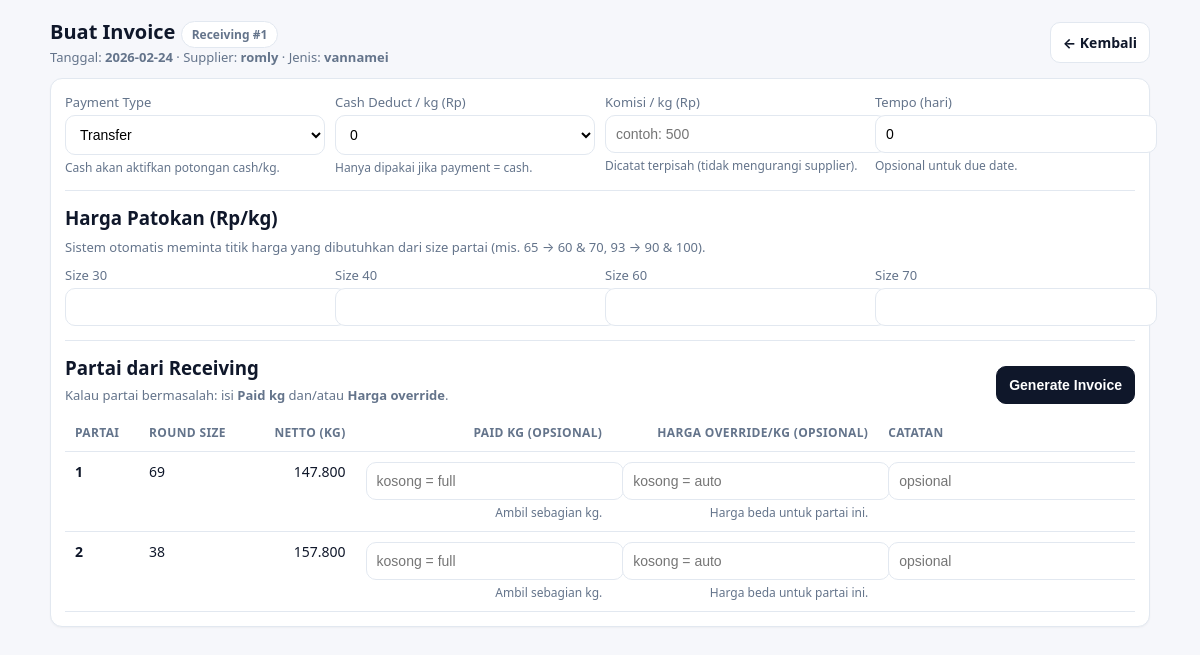
/new/1, run on an earlier commit of the app's database.
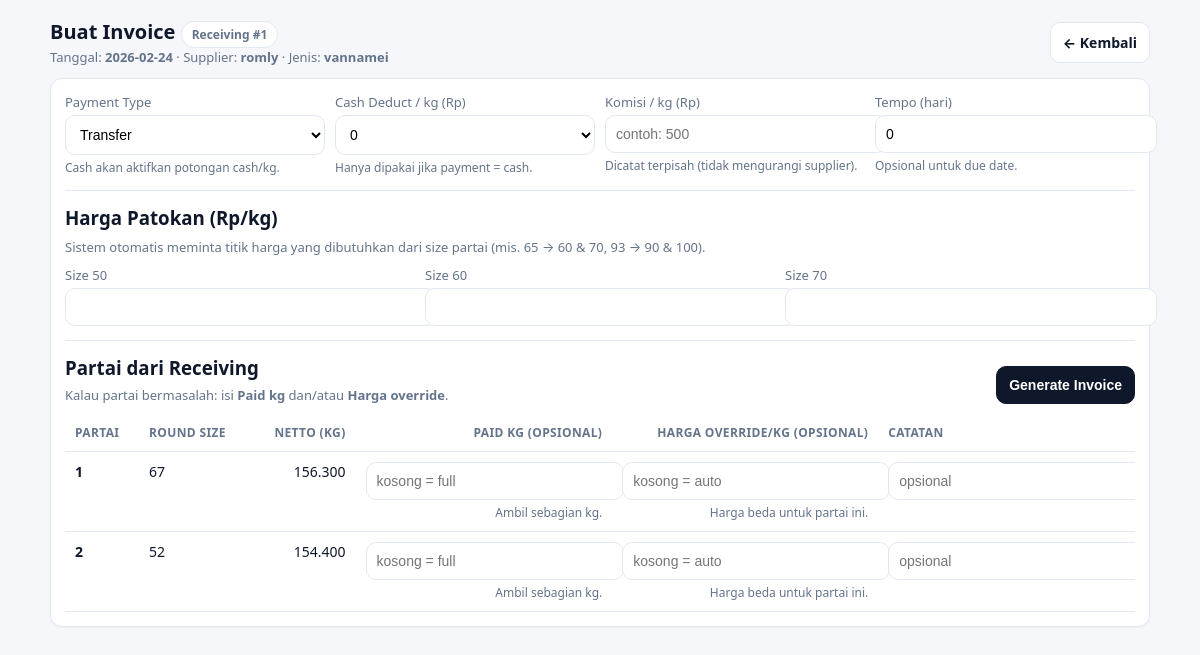
And on a later commit of the database.
### tables this page shows
CREATE TABLE receiving_item (
                id INTEGER PRIMARY KEY AUTOINCREMENT,
                header_id INTEGER NOT NULL,
                partai_no INTEGER NOT NULL,
            
                pcs INTEGER,
                kg_sample REAL,
            
                size REAL,
                round_size INTEGER,
            
                keranjang INTEGER,
                tara_per_keranjang REAL,
            
                bruto REAL,
                total_tara REAL,
                netto REAL,
            
                note TEXT,
                timbangan_json TEXT,
            
                kategori_kupasan TEXT,
                fiber REAL,
            
                FOREIGN KEY(header_id)
                    REFERENCES receiving_header(id)
                    ON DELETE CASCADE
            );

### invoice/routes.py (the view, shortened to what this page needs)
@invoice_bp.route("/new/<int:receiving_id>", methods=["GET", "POST"])
def invoice_new(receiving_id):
    header = repo.fetch_receiving_header(receiving_id)
    if not header:
        return "Receiving tidak ditemukan", 404
    partai = repo.fetch_receiving_items(receiving_id)
    price_keys = needed_price_keys(partai)
    existing = repo.get_invoice_by_receiving(receiving_id)
    if request.method == "GET" and existing:
        return redirect(url_for("invoice.invoice_view", invoice_id=existing["id"]))
    if request.method == "GET":
        return render_template(
            "invoice/create.html",
            header=header,
            partai=partai,
            price_keys=price_keys,
            form=None,
            error=None,
        )

### helpers/db.py (called while the page is built)
def get_conn():
    conn = sqlite3.connect(DB_PATH, timeout=30)
    conn.row_factory = sqlite3.Row
    conn.execute("PRAGMA foreign_keys = ON;")
    conn.execute("PRAGMA journal_mode = WAL;")
    return conn

### invoice/repository.py (called while the page is built)
def fetch_receiving_header(receiving_id):
    conn = get_conn()
    try:
        row = conn.execute("SELECT * FROM receiving_header WHERE id=?", (receiving_id,)).fetchone()
        return dict(row) if row else None
    finally:
        conn.close()

def fetch_receiving_items(receiving_id):
    conn = get_conn()
    try:
        rows = conn.execute(
            "SELECT * FROM receiving_item WHERE header_id=? ORDER BY partai_no ASC, id ASC",
            (receiving_id,),
        ).fetchall()
        return [dict(r) for r in rows]
    finally:
        conn.close()

def get_invoice_by_receiving(receiving_id):
    conn = get_conn()
    try:
        row = conn.execute("SELECT * FROM invoice_header WHERE receiving_id=?", (receiving_id,)).fetchone()
        return dict(row) if row else None
    finally:
        conn.close()

### templates/invoice/create.html (shortened to what the changed rows need)
<!doctype html>
<html lang="id">
<head>
</head>
<body>
<div class="wrap">
  <div class="top">
    <div>
      <h2>Buat Invoice <span class="pill">Receiving #{{ header["id"] }}</span></h2>
    </div>
  </div>
  <form method="post" class="card">
<div class="row">
  {% for k in price_keys %}
    <div>
      <label>Size {{ k }}</label>
      <input name="p{{ k }}" type="number" min="0"
             value="{{ form['p' ~ k] if form and ('p' ~ k) in form else '' }}">
    </div>
  {% endfor %}
</div>
    <div style="overflow:auto;margin-top:10px;">
      <table>
        <thead>
          <tr>
            <th>Partai</th>
            <th>Round Size</th>
            <th class="right">Netto (kg)</th>
            <th class="right">Paid kg (opsional)</th>
            <th class="right">Harga override/kg (opsional)</th>
            <th>Catatan</th>
          </tr>
        </thead>
        <tbody>
          {% for p in partai %}
            <tr>
              <td><b>{{ p["partai_no"] }}</b></td>
              <td>{{ p["round_size"] if p["round_size"] is not none else "-" }}</td>
              <td class="right">{{ "%.3f"|format(p["netto"] or 0) }}</td>
              <td class="right">
                <input name="paid_kg_{{ p['partai_no'] }}" type="number" step="0.001" min="0"
                       placeholder="kosong = full"
                       value="{{ form['paid_kg_' ~ p['partai_no']] if form and ('paid_kg_' ~ p['partai_no']) in form else '' }}">
                <div class="hint">Ambil sebagian kg.</div>
              </td>
              <td class="right">
                <input name="price_override_{{ p['partai_no'] }}" type="number" min="0"
                       placeholder="kosong = auto"
                       value="{{ form['price_override_' ~ p['partai_no']] if form and ('price_override_' ~ p['partai_no']) in form else '' }}">
                <div class="hint">Harga beda untuk partai ini.</div>
              </td>
              <td>
                <input name="note_{{ p['partai_no'] }}" type="text" placeholder="opsional"
                       value="{{ form['note_' ~ p['partai_no']] if form and ('note_' ~ p['partai_no']) in form else (p.get('note') or '') }}">
              </td>
            </tr>
          {% endfor %}
        </tbody>
      </table>
    </div>
  </form>
</div>
</body>
</html>

What changed in the data, as far as the page shows it:
changed receiving_item (number 1 of 2 on the later page): round_size "69" → "67"; netto "147.800" → "156.300"
changed receiving_item (number 2 of 2 on the later page): round_size "38" → "52"; netto "157.800" → "154.400"
Also different on the page:
new list line: "Size 50 "
list line gone: "Size 30 "
list line gone: "Size 40 "
